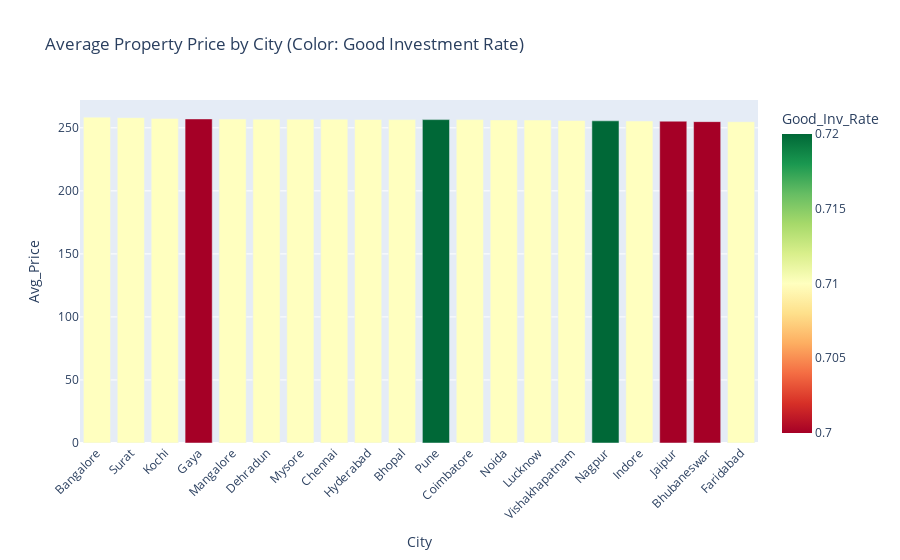

Here is the notebook cell this chart was saved with:
### Markdown cell above
### 4.5 Interactive Visualizations with Plotly

### Code cell
# ============================================================
# INTERACTIVE VISUALIZATIONS
# ============================================================

# 1. Interactive Price Distribution by City
city_stats = df.groupby('City').agg({
    'Price_in_Lakhs': ['mean', 'median', 'count'],
    'Future_Price_5Y': 'mean',
    'Good_Investment': 'mean'
}).round(2)
city_stats.columns = ['Avg_Price', 'Median_Price', 'Count', 'Avg_Future_Price', 'Good_Inv_Rate']
city_stats = city_stats.reset_index()
city_stats = city_stats[city_stats['Count'] > 100].sort_values('Avg_Price', ascending=False).head(20)

fig = px.bar(city_stats, x='City', y='Avg_Price', 
             color='Good_Inv_Rate',
             color_continuous_scale='RdYlGn',
             hover_data=['Median_Price', 'Count', 'Avg_Future_Price', 'Good_Inv_Rate'],
             title='Average Property Price by City (Color: Good Investment Rate)')
fig.update_layout(xaxis_tickangle=-45)
fig.show()

### Figure 1 — Plotly figure (JSON) as saved in the notebook; plotly's stock layout.template omitted (floating-point values rounded to 4 significant figures)
{"data": [{"customdata": [[258.4, 4144.0, 507.4, 0.71], [258.2, 6167.0, 379.5, 0.71], [258.8, 6305.0, 417.9, 0.71], [257.2, 6170.0, 378.2, 0.7], [256.5, 4063.0, 378.1, 0.71], [257.0, 6234.0, 378.3, 0.71], [259.5, 4217.0, 396.8, 0.71], [256.9, 6168.0, 437.6, 0.71], [256.8, 6273.0, 480.8, 0.71], [258.2, 6284.0, 377.6, 0.71], [258.9, 4224.0, 458.6, 0.72], [255.7, 6461.0, 396.6, 0.71], [256.5, 6271.0, 480.2, 0.71], [258.0, 6237.0, 396.4, 0.71], [255.7, 6118.0, 376.6, 0.71], [255.3, 4160.0, 376.4, 0.72], [252.3, 6167.0, 395.0, 0.71], [251.6, 6231.0, 414.6, 0.7], [253.0, 6323.0, 375.3, 0.7], [255.4, 6169.0, 375.1, 0.71]], "hovertemplate": "City=%{x}<br>Avg_Price=%{y}<br>Median_Price=%{customdata[0]}<br>Count=%{customdata[1]}<br>Avg_Future_Price=%{customdata[2]}<br>Good_Inv_Rate=%{marker.color}<extra></extra>", "legendgroup": "", "marker": {"color": [0.71, 0.71, 0.71, 0.7, 0.71, 0.71, 0.71, 0.71, 0.71, 0.71, 0.72, 0.71, 0.71, 0.71, 0.71, 0.72, 0.71, 0.7, 0.7, 0.71], "coloraxis": "coloraxis", "pattern": {"shape": ""}}, "name": "", "orientation": "v", "showlegend": false, "textposition": "auto", "type": "bar", "x": ["Bangalore", "Surat", "Kochi", "Gaya", "Mangalore", "Dehradun", "Mysore", "Chennai", "Hyderabad", "Bhopal", "Pune", "Coimbatore", "Noida", "Lucknow", "Vishakhapatnam", "Nagpur", "Indore", "Jaipur", "Bhubaneswar", "Faridabad"], "xaxis": "x", "y": [258.5, 258.1, 257.4, 257.1, 256.9, 256.9, 256.9, 256.8, 256.6, 256.5, 256.5, 256.5, 256.3, 256.2, 255.8, 255.5, 255.4, 255.2, 254.9, 254.9], "yaxis": "y"}], "layout": {"barmode": "relative", "coloraxis": {"colorbar": {"title": {"text": "Good_Inv_Rate"}}, "colorscale": [[0, "rgb(165,0,38)"], [0.1, "rgb(215,48,39)"], [0.2, "rgb(244,109,67)"], [0.3, "rgb(253,174,97)"], [0.4, "rgb(254,224,139)"], [0.5, "rgb(255,255,191)"], [0.6, "rgb(217,239,139)"], [0.7, "rgb(166,217,106)"], [0.8, "rgb(102,189,99)"], [0.9, "rgb(26,152,80)"], [1, "rgb(0,104,55)"]]}, "legend": {"tracegroupgap": 0}, "title": {"text": "Average Property Price by City (Color: Good Investment Rate)"}, "xaxis": {"anchor": "y", "domain": [0, 1], "tickangle": -45, "title": {"text": "City"}}, "yaxis": {"anchor": "x", "domain": [0, 1], "title": {"text": "Avg_Price"}}}}
